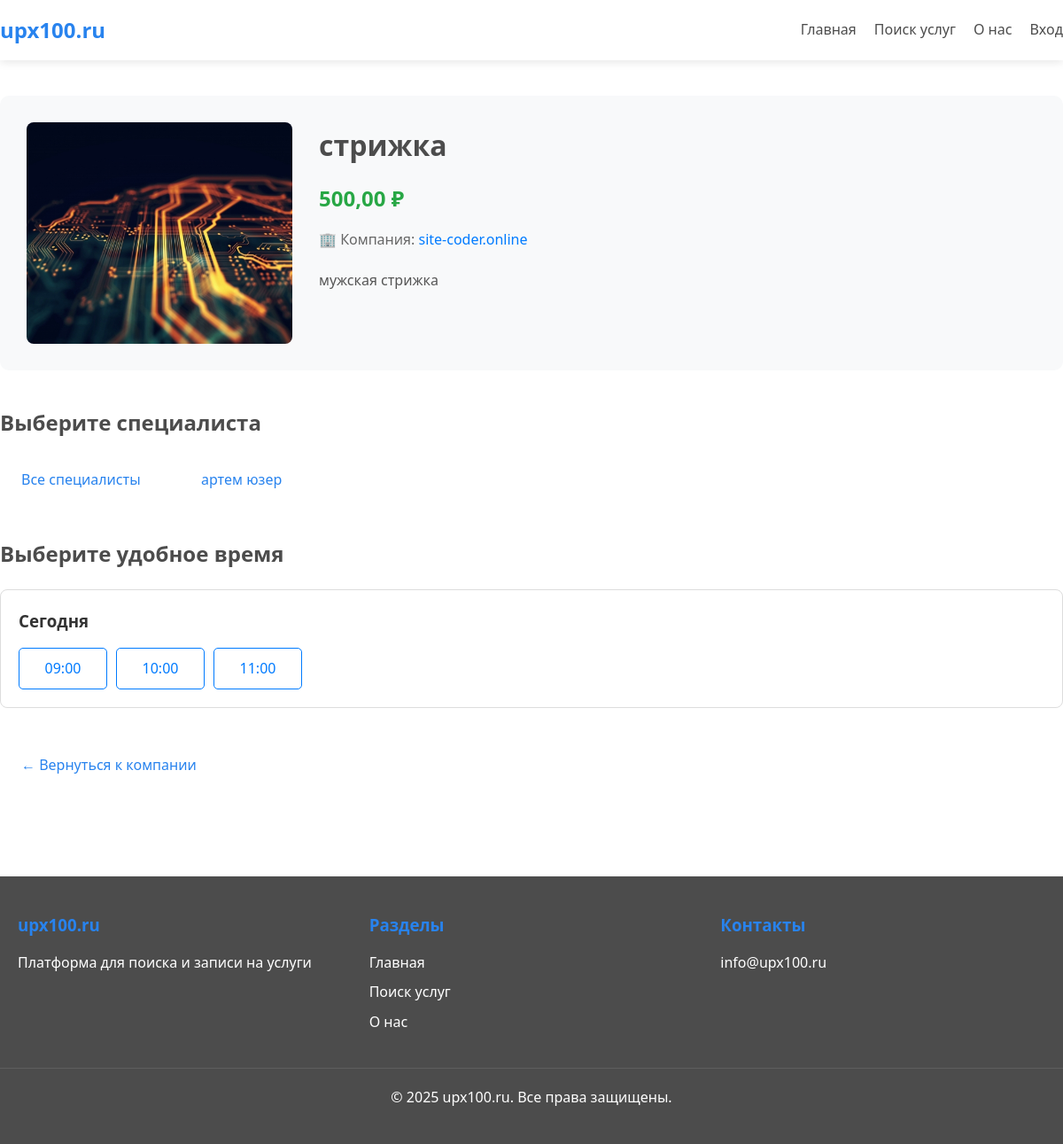
The app's page /client/service/2/ with its own data.
### business/models.py (models this page shows, shortened)
class Service(models.Model):
    STATUS_CHOICES = [
        ('draft', 'Черновик'),
        ('active', 'Активна'),
        ('inactive', 'Неактивна (неоплата)'),
        ('pending_payment', 'Ожидает оплаты'),
    ]
    company = models.ForeignKey(Company, on_delete=models.CASCADE, related_name='services', verbose_name="Компания")
    category = models.ForeignKey('companies.Category', on_delete=models.SET_NULL, null=True, blank=True,
                                  related_name='business_services', verbose_name="Категория")
    subcategory = models.ForeignKey('companies.Subcategory', on_delete=models.SET_NULL, null=True, blank=True,
                                  related_name='business_services', verbose_name="Подкатегория")
    employees = models.ManyToManyField(Employee, related_name='services', verbose_name="Сотрудники")
    name = models.CharField(max_length=200, verbose_name="Название услуги")
    description = models.TextField(blank=True, verbose_name="Описание")
    price = models.DecimalField(max_digits=10, decimal_places=2, verbose_name="Цена (руб)")
    duration = models.PositiveIntegerField(help_text="Длительность в минутах", verbose_name="Длительность (мин)", null=True, blank=True)
    photo = models.ImageField(upload_to='service_photos/', blank=True, null=True, verbose_name="Фото услуги")
    status = models.CharField(max_length=20, choices=STATUS_CHOICES, default='draft', verbose_name="Статус")
    created_at = models.DateTimeField(auto_now_add=True)
    updated_at = models.DateTimeField(auto_now=True)
    payment_amount = models.DecimalField(max_digits=10, decimal_places=2, default=0, verbose_name="Сумма оплаты (руб/мес)")
    payment_due_date = models.DateTimeField(null=True, blank=True, verbose_name="Дата окончания оплаты")
    last_payment_date = models.DateTimeField(null=True, blank=True, verbose_name="Дата последней оплаты")
    class Meta:
        verbose_name = "Услуга"
        verbose_name_plural = "Услуги"

class Company(models.Model):
    owner = models.OneToOneField(settings.AUTH_USER_MODEL, on_delete=models.CASCADE, related_name='company')
    name = models.CharField(max_length=200, verbose_name="Название компании")
    description = models.TextField(blank=True, verbose_name="Описание")
    logo = models.ImageField(upload_to='company_logos/', blank=True, null=True, verbose_name="Логотип")
    photo = models.ImageField(upload_to='company_photos/', blank=True, null=True, verbose_name="Фото компании")
    address = models.CharField(max_length=300, verbose_name="Адрес")
    latitude = models.DecimalField(max_digits=9, decimal_places=6, blank=True, null=True, verbose_name="Широта")
    longitude = models.DecimalField(max_digits=9, decimal_places=6, blank=True, null=True, verbose_name="Долгота")
    phone = models.CharField(max_length=20, blank=True, verbose_name="Телефон")
    email = models.EmailField(blank=True, verbose_name="Email")
    is_verified = models.BooleanField(default=False, verbose_name="Проверена модератором")
    created_at = models.DateTimeField(auto_now_add=True)
    updated_at = models.DateTimeField(auto_now=True)
    class Meta:
        verbose_name = "Компания"
        verbose_name_plural = "Компании"

class Employee(models.Model):
    company = models.ForeignKey(Company, on_delete=models.CASCADE, related_name='employees', verbose_name="Компания")
    user = models.OneToOneField(settings.AUTH_USER_MODEL, on_delete=models.CASCADE, related_name='employee_profile')
    position = models.CharField(max_length=100, blank=True, verbose_name="Должность")
    phone = models.CharField(max_length=20, blank=True, verbose_name="Телефон")
    is_active = models.BooleanField(default=True, verbose_name="Активен")
    created_at = models.DateTimeField(auto_now_add=True)
    class Meta:
        verbose_name = "Сотрудник"
        verbose_name_plural = "Сотрудники"
        unique_together = ['company', 'user']
    @property
    def name(self):
        return self.user.get_full_name() or self.user.email

class ServiceTimeSlot(models.Model):
    service = models.ForeignKey(Service, on_delete=models.CASCADE, related_name='time_slots', verbose_name="Услуга")
    employee = models.ForeignKey(Employee, on_delete=models.CASCADE, related_name='time_slots', verbose_name="Сотрудник", null=True)
    date = models.DateField(verbose_name="Дата")
    start_time = models.TimeField(verbose_name="Время начала")
    end_time = models.TimeField(verbose_name="Время окончания")
    is_booked = models.BooleanField(default=False, verbose_name="Забронировано")
    booking = models.ForeignKey('Booking', on_delete=models.SET_NULL, null=True, blank=True,
                                 related_name='time_slots', verbose_name="Бронирование")
    created_at = models.DateTimeField(auto_now_add=True)
    class Meta:
        verbose_name = "Временной слот"
        verbose_name_plural = "Временные слоты"
        unique_together = ['service', 'employee', 'date', 'start_time']
        ordering = ['date', 'start_time']

### accounts/models.py (models this page shows, shortened)
class User(AbstractBaseUser, PermissionsMixin):
    ROLE_CHOICES = (
        ('admin', 'Администратор'),
        ('entrepreneur', 'Предприниматель'),
        ('employee', 'Сотрудник'),
    )
    email = models.EmailField('Email', unique=True)
    first_name = models.CharField('Имя', max_length=30, blank=True)
    last_name = models.CharField('Фамилия', max_length=30, blank=True)
    phone = models.CharField('Телефон', max_length=20, blank=True)
    role = models.CharField('Роль', max_length=20, choices=ROLE_CHOICES, default='entrepreneur')
    is_staff = models.BooleanField('Статус сотрудника', default=False)
    is_active = models.BooleanField('Активен', default=True)
    date_joined = models.DateTimeField('Дата регистрации', default=timezone.now)
    objects = UserManager()
    USERNAME_FIELD = 'email'
    REQUIRED_FIELDS = []
    class Meta:
        verbose_name = 'Пользователь'
        verbose_name_plural = 'Пользователи'
    def get_full_name(self):
        return f"{self.first_name} {self.last_name}".strip() or self.email

### client/views.py (the view)
# urls.py: path('service/<int:service_id>/', views.service_detail_view, name='service_detail'),
def service_detail_view(request, service_id):
    service = get_object_or_404(Service, pk=service_id, status='active', company__is_verified=True)
    employees = service.employees.filter(is_active=True).prefetch_related('user')
    employee_id = request.GET.get('employee_id')
    selected_employee = None
    if employee_id:
        try:
            selected_employee = employees.get(pk=employee_id)
        except Employee.DoesNotExist:
            pass
    today = timezone.now().date()
    end_date = today + timedelta(days=14)
    now = timezone.now()
    time_slots_qs = ServiceTimeSlot.objects.filter(
        service=service,
        date__range=(today, end_date),
        is_booked=False
    ).select_related('employee').order_by('date', 'start_time')
    if selected_employee:
        time_slots_qs = time_slots_qs.filter(employee=selected_employee)
    filtered_slots = []
    for slot in time_slots_qs:
        slot_datetime = timezone.make_aware(timezone.datetime.combine(slot.date, slot.start_time))
        if slot_datetime > now:
            filtered_slots.append(slot)
    slots_by_date = {}
    for slot in filtered_slots:
        date_str = slot.date.strftime('%Y-%m-%d')
        if date_str not in slots_by_date:
            slots_by_date[date_str] = []
        slots_by_date[date_str].append(slot)
    today_str = today.strftime('%Y-%m-%d')
    tomorrow_str = (today + timedelta(days=1)).strftime('%Y-%m-%d')
    context = {
        'service': service,
        'employees': employees,
        'selected_employee': selected_employee,
        'slots_by_date': slots_by_date,
        'today_str': today_str,
        'tomorrow_str': tomorrow_str,
    }
    return render(request, 'client/service_detail.html', context)

### templates/client/service_detail.html (shortened to what this page needs)
{% extends 'base.html' %}
{% block content %}
<div class="container" style="padding: 40px 0;">
    <div style="margin-bottom: 40px; padding: 30px; background: #f8f9fa; border-radius: 10px;">
        <div style="display: flex; gap: 30px; flex-wrap: wrap;">
            {% if service.photo %}
                <img src="{{ service.photo.url }}" alt="{{ service.name }}" style="width: 300px; height: 250px; object-fit: cover; border-radius: 8px;">
            {% endif %}
            <div style="flex: 1; min-width: 250px;">
                <h1>{{ service.name }}</h1>
                <p style="font-size: 24px; font-weight: bold; color: #28a745; margin: 15px 0;">{{ service.price }} ₽</p>
                <p style="color: #666;">🏢 Компания: <a href="{% url 'business:company_public_profile' service.company.id %}" style="color: #007bff; text-decoration: none;">{{ service.company.name }}</a></p>
                {% if service.description %}
                    <p style="color: #555; line-height: 1.6; margin-top: 20px;">{{ service.description }}</p>
                {% endif %}
            </div>
        </div>
    </div>
    {% if employees %}
    <h2 style="margin-bottom: 20px;">Выберите специалиста</h2>
    <div style="display: flex; flex-wrap: wrap; gap: 15px; margin-bottom: 40px;">
        <a href="{% url 'client:service_detail' service_id=service.pk %}"
           class="btn {% if not selected_employee %}btn--primary{% else %}btn--outline{% endif %}"
           style="min-width: 150px; text-align: center;">
            Все специалисты
        </a>
        {% for employee in employees %}
            <a href="{% url 'client:service_detail' service_id=service.pk %}?employee_id={{ employee.pk }}"
               class="btn {% if selected_employee == employee %}btn--primary{% else %}btn--outline{% endif %}"
               style="min-width: 150px; text-align: center;">
                {{ employee.name|truncatechars:20 }}
            </a>
        {% endfor %}
    </div>
    {% endif %}
    <h2 style="margin-bottom: 20px;">
        Выберите удобное время
    </h2>
    {% if slots_by_date %}
        <div style="display: grid; gap: 20px;">
            {% for date_str, slots in slots_by_date.items %}
                <div style="border: 1px solid #ddd; border-radius: 8px; padding: 20px;">
                    <h3 style="margin-bottom: 15px; color: #333;">
                        {% if date_str == today_str %}Сегодня{% elif date_str == tomorrow_str %}Завтра{% else %}{{ date_str|date:"d.m.Y" }}{% endif %}
                    </h3>
                    <div style="display: flex; flex-wrap: wrap; gap: 10px;">
                        {% for slot in slots %}
                            <a href="{% url 'client:booking_create' service_id=slot.service.pk %}?slot_id={{ slot.pk }}"
                               class="btn btn--outline"
                               style="min-width: 100px; text-align: center;"
                               onmouseover="this.style.background='#007bff'; this.style.color='white'"
                               onmouseout="this.style.background=''; this.style.color=''">
                                {{ slot.start_time|date:"H:i" }}
                            </a>
                        {% endfor %}
                    </div>
                </div>
            {% endfor %}
        </div>
    {% endif %}
    <div style="margin-top: 40px;">
        <a href="{% url 'client:company_detail' service.company.pk %}" class="btn btn--outline">← Вернуться к компании</a>
    </div>
</div>
{% endblock %}

### static/css/style.css (style rules this page uses)
:root { --color-white: #ffffff; --color-blue: #2883EE; --color-green: #6EC76A; --color-text: #4C4C4C; --color-bg: #ffffff; --color-border: #e0e0e0; }
* { margin: 0; padding: 0; box-sizing: border-box; }
body { font-family: 'Segoe UI', Tahoma, Geneva, Verdana, sans-serif; background-color: var(--color-bg); color: var(--color-text); line-height: 1.6; }
a { text-decoration: none; color: var(--color-blue); transition: color 0.3s ease; }
.container { max-width: 1200px; margin: 0 auto; padding: 0 20px; }
.btn { display: inline-block; padding: 12px 24px; border: none; border-radius: 5px; cursor: pointer; font-size: 16px; font-weight: 500; transition: all 0.3s ease; text-align: center; }

### records on screen
Service: photo (picture), name "стрижка", price "500,00", company.name "site-coder.online", description "мужская стрижка"
Employee: name "артем юзер"
ServiceTimeSlot: start_time "09:00"
ServiceTimeSlot: start_time "10:00"
ServiceTimeSlot: start_time "11:00"
